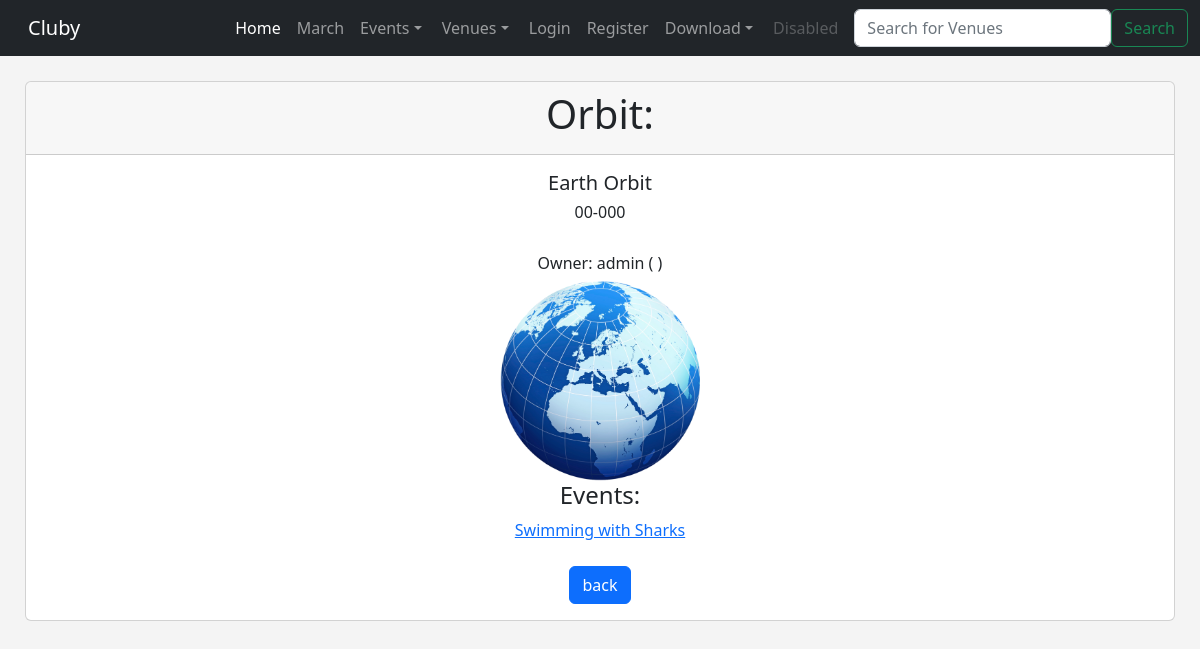
The page /show_venue/20 on the database its author committed.
### events/models.py (models this page shows, shortened)
class Venue(models.Model):
    name = models.CharField('Venue Name', max_length = 120)
    address = models.CharField(max_length = 300)
    zip_code = models.CharField('Zip Code', max_length = 15)
    phone = models.CharField('Contact Phone', max_length = 25, blank=True)
    web = models.URLField('Website Address', blank=True)
    email_address = models.EmailField('Email Address', blank=True)
    owner = models.IntegerField("Venue Owner", blank=False, default=1)
    venue_image = models.ImageField(null=True, blank=True, upload_to='images/')
    def __str__(self):
        return self.name

class Event(models.Model):
    name = models.CharField('Event Name', max_length=120)
    event_date = models.DateTimeField('Event Date')
    venue = models.ForeignKey(Venue, blank=True, null=True, on_delete=models.CASCADE)
    manager = models.ForeignKey(User, blank=True, null=True, on_delete=models.SET_NULL)
    description = models.TextField(blank=True)
    attendees = models.ManyToManyField(User, related_name='attendees', blank=True)
    approved = models.BooleanField('Approved', default=False)
    def __str__(self):
        return self.name

### events/views.py (the view)
# urls.py: path('show_venue/<venue_id>', views.show_venue, name='show-venue'),
def show_venue(request, venue_id):
    venue = Venue.objects.get(pk=venue_id)
    venue_owner = User.objects.get(pk=venue.owner)
    events = venue.event_set.all()
    return render(request, 'events/show_venue.html', {
        "venue": venue,
        "venue_owner": venue_owner,
        'events':events,
    })

### events/templates/events/show_venue.html (shortened to what this page needs)
{% extends 'events/base.html' %}
{% block content %}
    <center>
    <div class="card">
        <div class="card-header">
            <h1>{{ venue }}:</h1>
        </div>
        <div class="card-body">
          <h5 class="card-title">{{ venue.address }}</h5>
          <h6 class="card-text">{{ venue.zip_code }}</h6>
          <a href="{{ venue.web }}">{{ venue.web }}</a> <br>
          <h6 class="card-text"> Owner: {{ venue_owner }} ({{ venue_owner.first_name }} {{ venue_owner.last_name }})</h6>
          {% if venue.venue_image %}
            <img src="{{ venue.venue_image.url }}" alt="" width="200">
          {% endif %}
          {% if events %}
            <h4> Events: </h4>
            {% for event in events %}
              <a href="{% url 'show-event' event.id %}">{{ event }}</a>  <br>
            {% endfor %}
          {% else %}
          <h4>No Events in this Venue </h4>
          {% endif %}
          <br>
          <a href="{% url 'list-venues' %}" class="btn btn-primary">back</a>
        </div>
      </div>
    </center>
{% endblock %}

### events/templates/events/base.html (style rules this page uses)
body { background: #f4f4f4; }

### rows shown on the page
Venue: name "Orbit", address "Earth Orbit", zip_code "00-000", venue_image (picture)
Event: name "Swimming with Sharks"

### other values the page prints
{{ venue_owner }} "admin"
